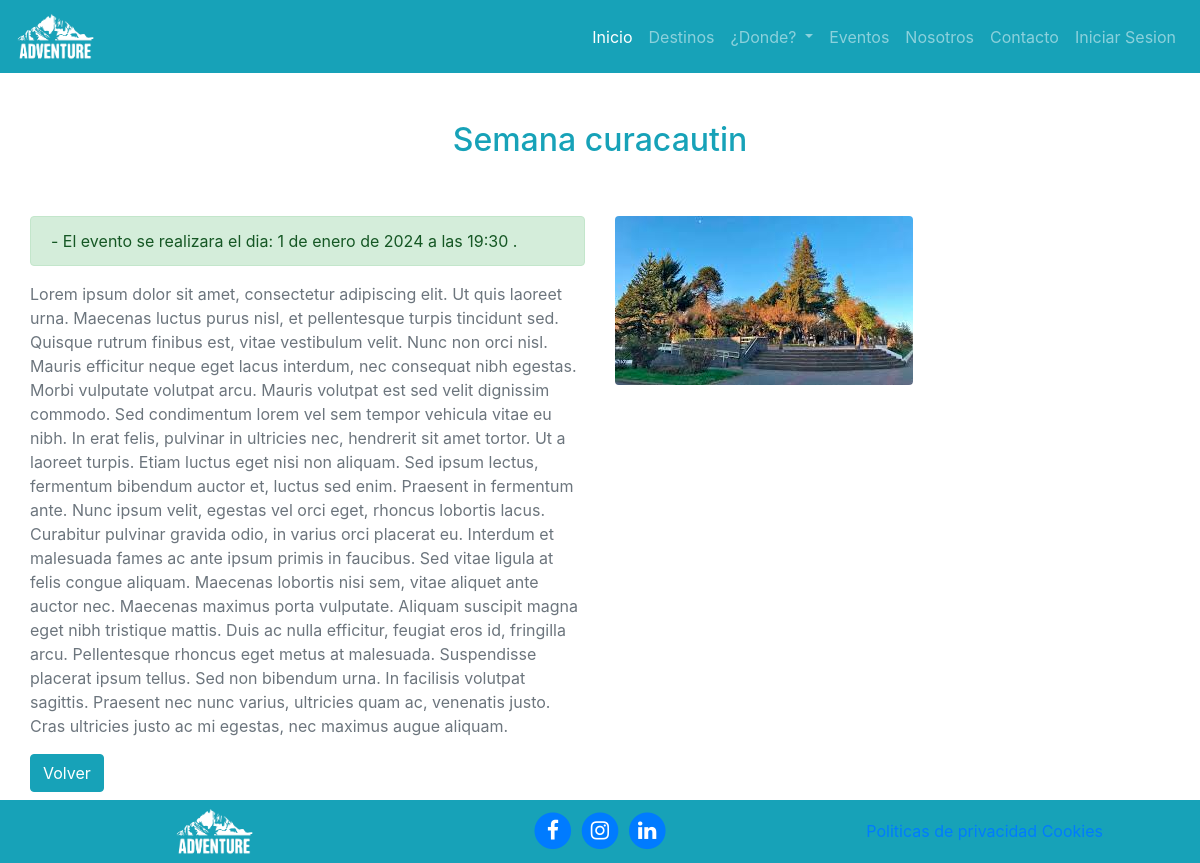
Screenshot of /administration/eventDetailUser/7/ with the database file from the repository.
### event/models.py (models this page shows, shortened)
class Events(models.Model):
    id_event = models.AutoField(primary_key=True)
    name = models.CharField(verbose_name="Nombre Evento", max_length=50)
    date_event = models.DateTimeField(verbose_name="Fecha Evento")
    description = models.TextField(verbose_name="Descripción")
    mainImage = models.ImageField(verbose_name="Imagen Portada", upload_to='events',blank=False, null=False)
    created = models.DateTimeField(auto_now_add=True, verbose_name="Fecha de creación")
    updated = models.DateTimeField(auto_now=True, verbose_name="Fecha de edición")
    class Meta:
        verbose_name = "Evento"
        verbose_name_plural = "Eventos"
        ordering = ['-created']

### pages/models.py (models this page shows)
class Pages(models.Model):
    title = models.CharField(verbose_name="Titulo", max_length=200)
    content = models.TextField(verbose_name="Contenido", null=False, blank=False)
    created = models.DateTimeField(auto_now_add=True, verbose_name="Fecha de creacion")
    updated = models.DateTimeField(auto_now=True, verbose_name="Fecha de actualizacion")

### event/views.py (the view)
# urls.py: path('eventDetailUser/<int:id_event>/', EventDetailViewUser.as_view(), name="event-detail-user"),
class EventDetailViewUser(DetailView):
    model = Events
    template_name = "event/events_detail_user.html"
    context_object_name = 'event'
    def get_object(self, queryset=None):
        id_event = self.kwargs.get('id_event')
        return self.model.objects.get(id_event=id_event)

### pages/templatetags/pages_extras.py (called while the page is built)
@register.simple_tag
def get_page_list():
    pages = Pages.objects.all()
    return pages

### social/processors.py (called while the page is built)
def context_dict(request):
    context = {}
    links = Social.objects.all()
    for link in links:
        context[link.name_key] = link.url
    return context

### event/templates/event/events_detail_user.html (shortened to what this page needs)
{% extends 'core/base_detail.html' %}
{% load static %}
{% block extra_head %}
href="{% static 'core/css/events.css' %}"
{% endblock %}
{% block content %}
<section class="container">
    <div class="row">
        <div class="col-12 text-center my-5">
            <h2 class="text-info">{{event.name}}</h2>
        </div>
        <div class="row">
            <article class="col-12 col-lg-6">
                <p class="alert alert-success" role="alert">- El evento se realizara el dia: {{event.date_event}} .</p>
                <p class="text-muted p_info">
                    {{event.description}}
                </p>
            </article>
            <div class="col-12 col-lg-6 ful-img" id="fulImgBox">
                <img src="{{event.mainImage.url}}" class="img-fluid shadow   mb-5 bg-body rounded" id="fulImg"
                    alt="...">
            </div>
        </div>
    <a href="{% url 'events:event-list-user' %}" class="btn btn-info mb-2">Volver</a>
</section>
{% endblock %}

### core/templates/core/base_detail.html (shortened to what this page needs)
<!DOCTYPE html>
<html lang="es">
{% load static %}
<head>
  <link href='https://unpkg.com/boxicons@2.1.4/css/boxicons.min.css' rel='stylesheet'>
  <link href="{% static 'core/vendor/bootstrap/css/bootstrap.min.css' %}" rel="stylesheet">
  <link href="{% static 'core/vendor/font-awesome/css/font-awesome.min.css' %}" rel="stylesheet" type="text/css">
  <link {% block extra_head %}{% endblock %} rel="stylesheet">
</head>
<body>
  <header class="header white">
    <nav class="navbar navbar-expand-md navbar-dark bg-info">
      <a class="navbar-brand" href="#">
        <img src="{% static 'core/img/logo-page.png'%}" alt="Logo Pagina Curacautin" class="img-logo-page">
      </a>
      <div class="collapse navbar-collapse text-capitalize" id="navbarNav">
        <ul class="navbar-nav ml-auto">
          <li class="nav-item active">
            <a class="nav-link" href="{% url "index" %}">Inicio</a>
          </li>
          <li class="nav-item">
            <a class="nav-link" href="{% url "destinations:destination-list-user" %}">Destinos</a>
          </li>
          <li class="nav-item dropdown">
            <a class="nav-link dropdown-toggle" href="#" id="destinosDropdown" role="button" data-toggle="dropdown"
              aria-haspopup="true" aria-expanded="false">
              ¿Donde?
            </a>
          </li>
          <li class="nav-item">
            <a class="nav-link" href="{% url "events:event-list-user" %}">Eventos</a>
          </li>
          <li class="nav-item">
            <a class="nav-link" href="{% url "us" %}">Nosotros</a>
          </li>
          <li class="nav-item">
            <a class="nav-link" href="{% url "contact" %}">Contacto</a>
          </li>
          <li class="nav-item">
            <a class="nav-link" href="{% url 'login' %}">Iniciar Sesion</a>
          </li>
        </ul>
      </div>
    </nav>
  </header>
  {% block content %}{% endblock %}
  <footer class="bg-info text-white">
    <div class="container text-white p-2">
      <div class="row d-flex align-items-center justify-content-md-center">
        <a href="" class="col-md-2 col-lg-4 text-center">
          <img src="{% static 'core/img/logo-page.png' %}" alt="" class="img-logo-page">
        </a>
        <div class=" col-md-2 col-lg-4 text-center">
          <p class="m-0">
            {% if LINK_FACEBOOK %}
              <a href="{{LINK_FACEBOOK}}" class="link" target="_blamk">
                <span class="fa-stack fa-lg">
                  <i class="fa fa-circle fa-stack-2x"></i>
                  <i class="fa fa-facebook fa-stack-1x fa-inverse"></i>
                </span>
              </a>
            {% endif %}
            {% if LINK_INSTAGRAM %}
              <a href="{{LINK_INSTAGRAM}}" class="link" target="_blamk">
                <span class="fa-stack fa-lg">
                  <i class="fa fa-circle fa-stack-2x"></i>
                  <i class="fa fa-instagram fa-stack-1x fa-inverse"></i>
                </span>
              </a>
            {% endif %}
            {% if LINK_LINKEDIN %}
              <a href="{{LINK_LINKEDIN}}" class="link" target="_blamk">
                <span class="fa-stack fa-lg">
                  <i class="fa fa-circle fa-stack-2x"></i>
                  <i class="fa fa-linkedin fa-stack-1x fa-inverse"></i>
                </span>
              </a>
            {% endif %}
          </p>
        </div>
        <div class=" col-md-8 col-lg-4 text-center">
          {% load pages_extras %}
          {% get_page_list as page_list %}
          {% for page in  page_list %}
          <a href="{% url 'pages:page-template' page.id %}" class="text-reset">{{page.title}}</a>
          {% endfor%}
        </div>
      </div>
    </div>
  </footer>
</body>
</html>

### core/static/core/css/events.css (style rules this page uses)
.header { background-image: url(../img/bg-header-events.jpg) ; background-position: center; background-size: cover; }
.img-logo-page { width: 80px; }

### rows the page displays
Events: name "Semana curacautin", date_event "1 de enero de 2024 a las 19:30", description "Lorem ipsum dolor sit amet, consectetur adipiscing elit. Ut quis laoreet urna. Maecenas luctus purus nisl, et pellentesque turpis tincidunt sed. Quisque rutrum finibus est, vitae vestibulum velit. Nunc non orci nisl. Mauris efficitur neque eget lacus interdum, nec consequat nibh egestas. Morbi vulputate volutpat arcu. Mauris volutpat est sed velit dignissim commodo. Sed condimentum lorem vel sem tempor vehicula vitae eu nibh. In erat felis, pulvinar in ultricies nec, hendrerit sit amet tortor. Ut a laoreet turpis. Etiam luctus eget nisi non aliquam. Sed ipsum lectus, fermentum bibendum auctor et, luctus sed enim. Praesent in fermentum ante. Nunc ipsum velit, egestas vel orci eget, rhoncus…", mainImage (picture)
Pages: title "Politicas de privacidad"
Pages: title "Cookies"
